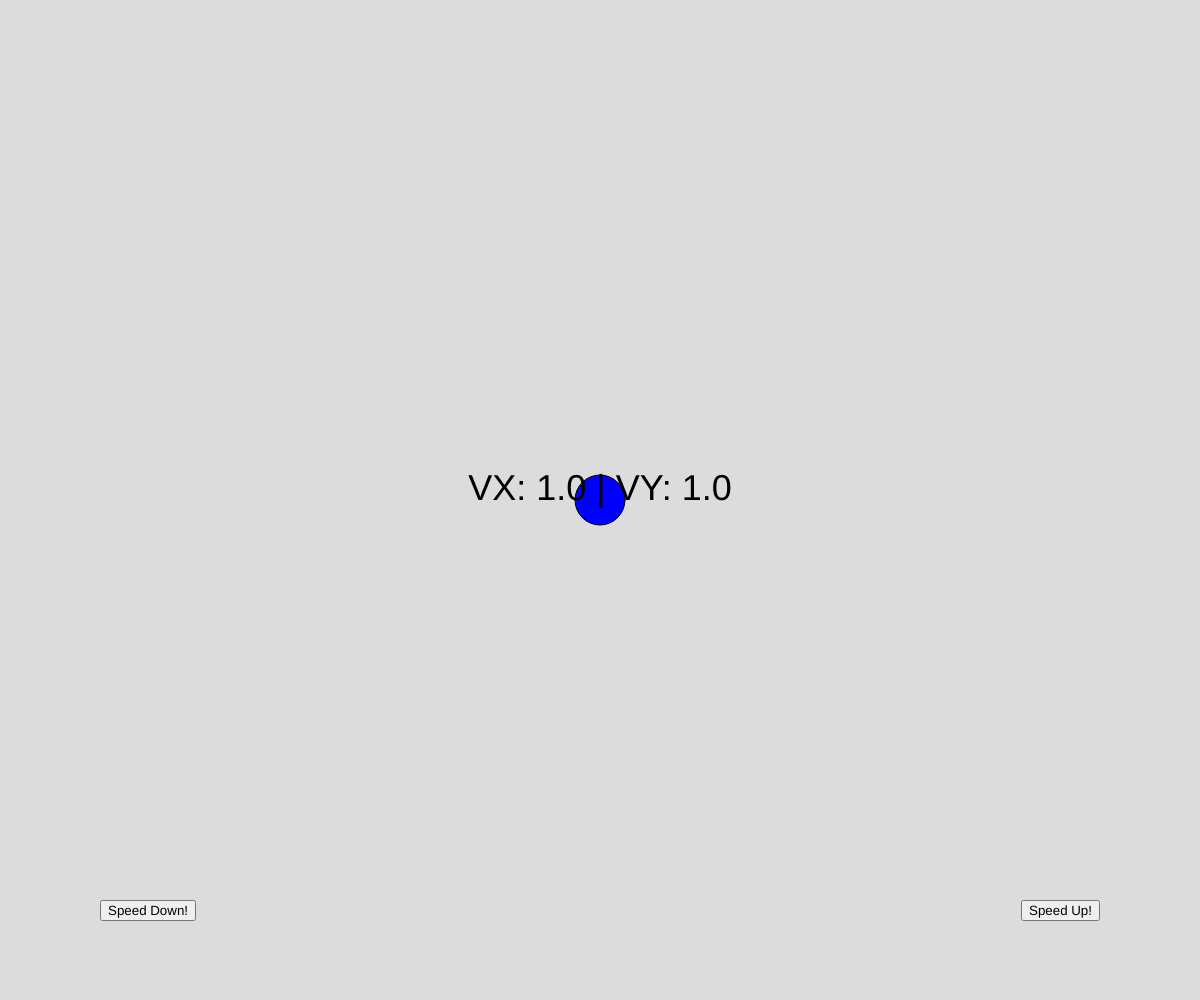
Frame 1 (no input)
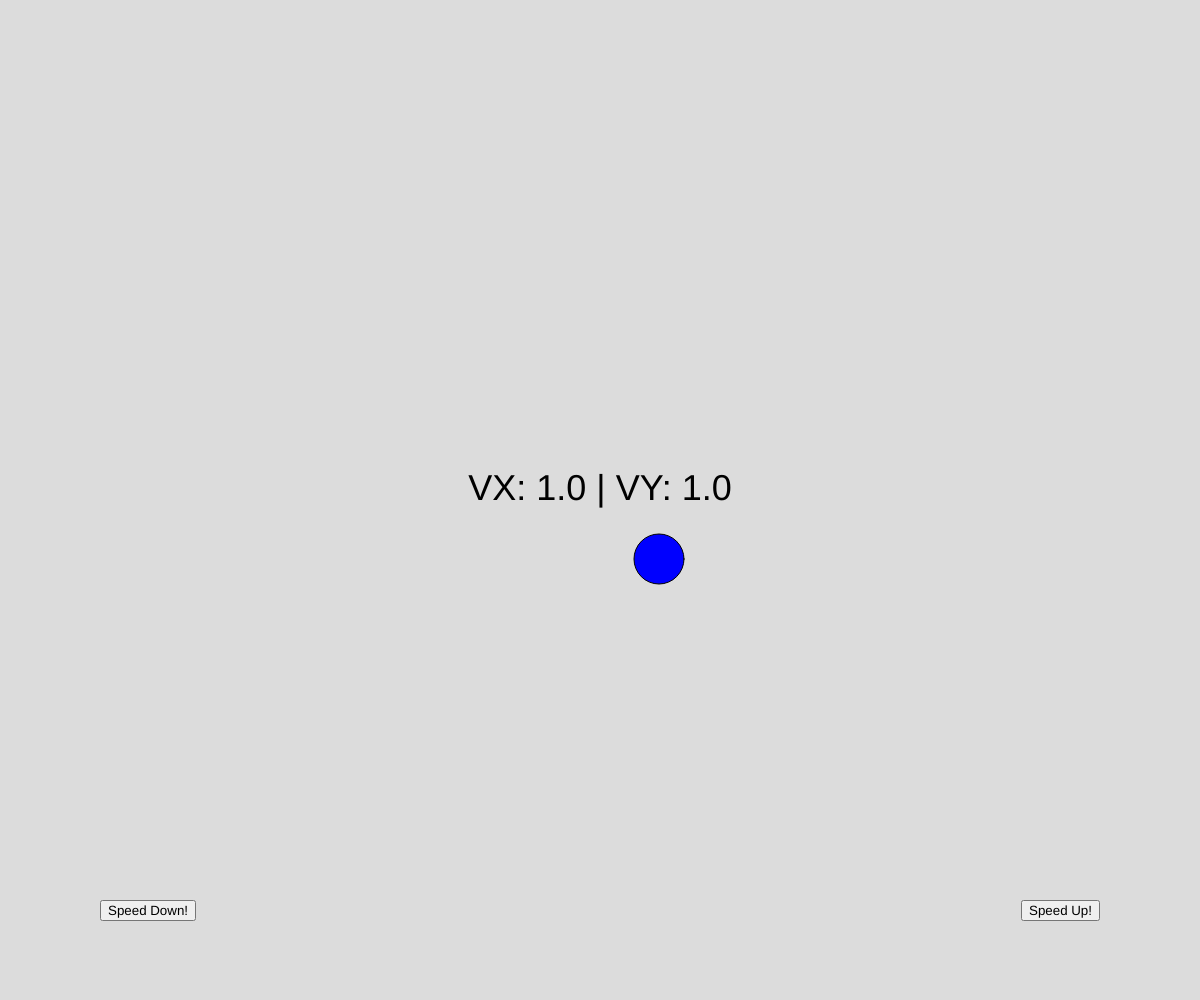
Frame 60 (no input)
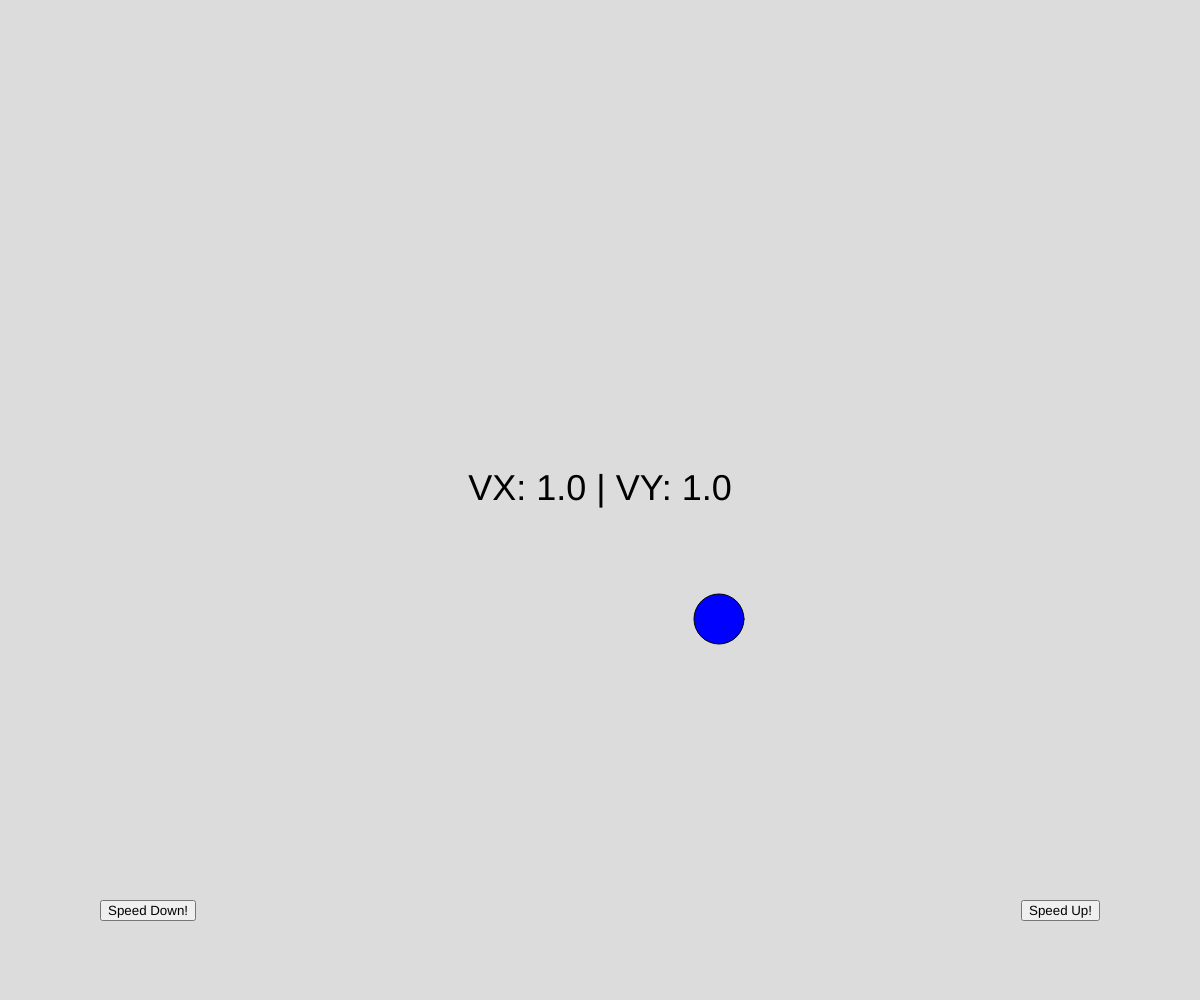
Frame 120 (the mouse pressed at the canvas centre since frame 60)

The p5.js sketch that drew these frames (run headless with seeded random() and noise() and a simulated clock; from frame 60 on, the mouse is pressed at the canvas centre):

// p5.js sketch
// ── sketch.js
let buttonSpeedUp;
let buttonSpeedDown;

let cx = 100;
let cy = 0;
let cSize = 50;
let vx = 1;
let vy = 1;

function setup() {
  createCanvas(windowWidth, windowHeight);
  
  buttonSpeedDown = createButton('Speed Down!')
  buttonSpeedUp = createButton('Speed Up!');
  
  buttonSpeedDown.mousePressed(speedDown);
  buttonSpeedUp.mousePressed(speedUp);
  
  repositionButtons();
  
  cx = width/2;
  cy = height/2;
}

function speedUp() {
  vx *= 1.1;
  vy *= 1.1;
  
  vx = constrain(vx, -10, 10);
  vy = constrain(vy, -10, 10);
}

function speedDown() {
  vx *= .9;
  vy *= .9;
  
  vx = constrain(vx, -10, 10);
  vy = constrain(vy, -10, 10);
}

function draw() {
  background(220);
  
  fill(0, 0, 255);
  ellipse(cx, cy, 50);
  
  cx += vx;
  cy += vy;
  
  // Constrain between the edges of screen.
  cx = constrain(cx, 0+cSize/2, width-cSize/2);
  cy = constrain(cy, 0+cSize/2, height-cSize/2);
  
  if (cx + cSize/2 >= width || cx - cSize/2 <= 0) {
    vx *= -1;
  } 
  
  if (cy + cSize/2 >= height || cy - cSize/2 <= 0) {
    vy *= -1;
  } 
  
  fill(0);
  textSize(36);
  textAlign(CENTER);
  text(`VX: ${vx.toFixed(1)} | VY: ${vy.toFixed(1)}`, width/2, height/2);
}

function repositionButtons() {
  
  // Position based on top left
  buttonSpeedDown.position(100, height-100);
  buttonSpeedUp.position(width-100-buttonSpeedUp.width, height-100);
}

function windowResized() {
  resizeCanvas(windowWidth, windowHeight);
  repositionButtons();
}
